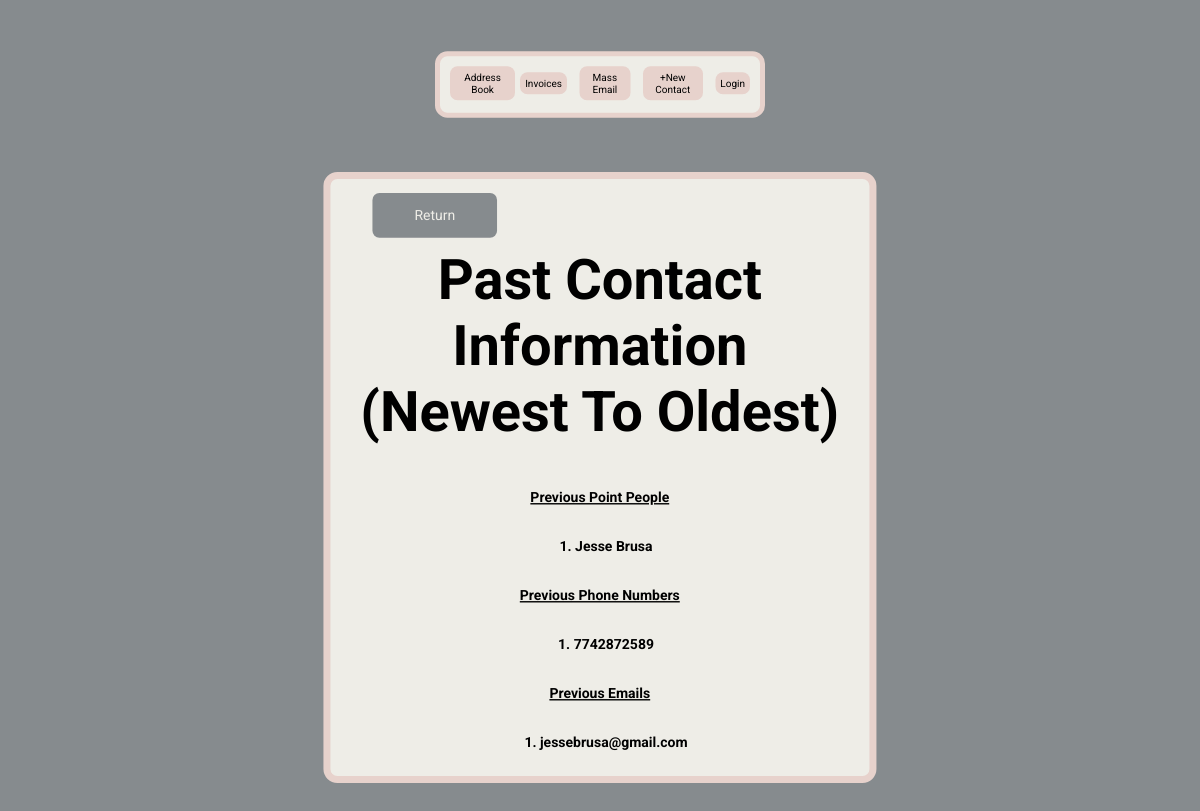
Before: /previous-contact-data/1 with the older database file.
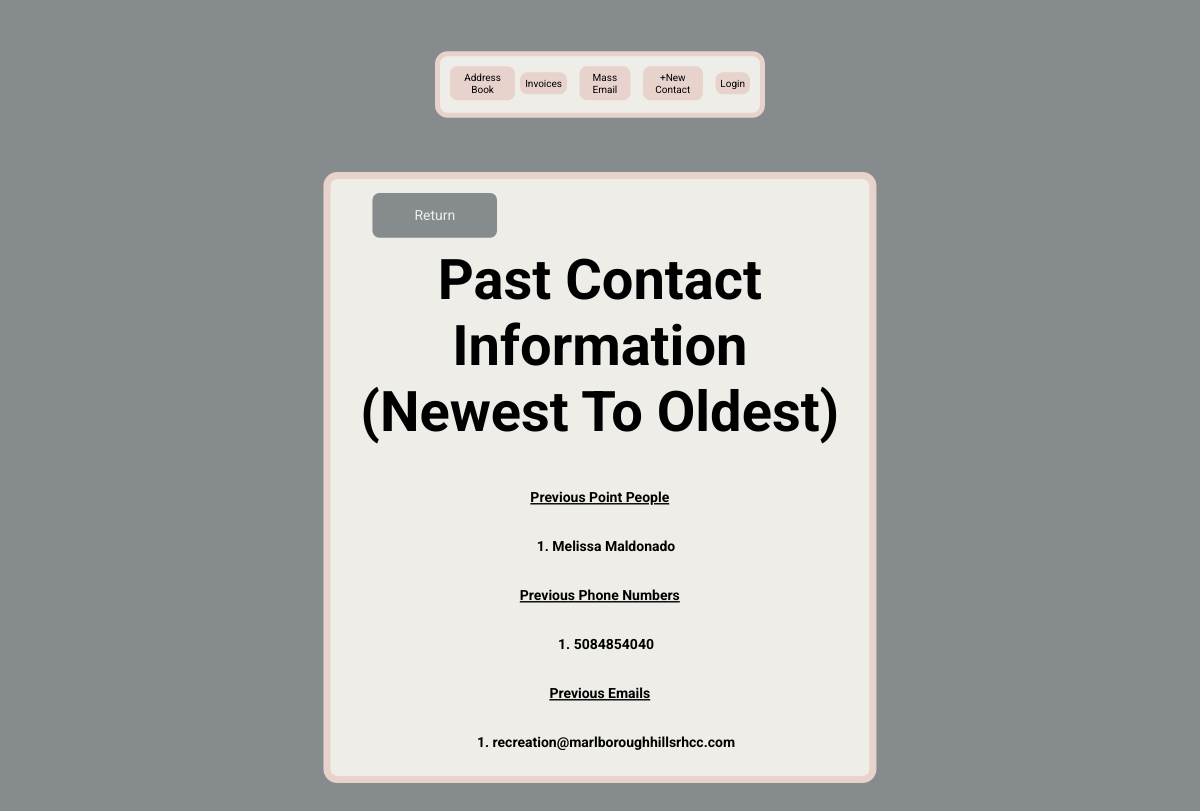
After: the same page with the newer database file.
### main.py (models this page shows)
class ContactTable(db.Model):
    __tablename__ = 'contact_table'
    id = db.Column(db.Integer, primary_key=True)
    contact_person = db.Column(db.String(250), nullable=False)
    data_base_id = db.Column(db.Integer, db.ForeignKey('database.id'))

class PhoneNumberTable(db.Model):
    __tablename__ = 'phone_number_table'
    id = db.Column(db.Integer, primary_key=True)
    phone_number = db.Column(db.String(250), nullable=False)
    data_base_id = db.Column(db.Integer, db.ForeignKey('database.id'))

class EmailTable(db.Model):
    __tablename__ = 'email_table'
    id = db.Column(db.Integer, primary_key=True)
    email = db.Column(db.String(250))
    data_base_id = db.Column(db.Integer, db.ForeignKey('database.id'))

### main.py (the view)
@app.route('/previous-contact-data/<int:id>')
def previous_contact(id):
    facility = DataBase.query.filter_by(id=id).first()
    contact_list = return_list(facility.contact_person, 'contact_person')
    phone_list = return_list(facility.phone_number, 'phone_number')
    email_list = return_list(facility.email, 'email')
    return render_template('previous.html', id=id, contact_list=contact_list,
                           phone_list=phone_list, email_list=email_list)

### resources.py (called while the page is built)
def return_list(facility_object, table_variable):
    if facility_object:
        return [getattr(item, table_variable) for item in facility_object]
    else:
        return None

### templates/previous.html
{% include 'header.html' %}
<body>
    <div class="formContainerColumn">
        <div class="returnContainer">
            <a href="{{ url_for('facility_page', id=id) }}">Return</a>
        </div>
        <h1>Past Contact Information<br>(Newest To Oldest)</h1>
        {% if contact_list %}
            <h2><u>Previous Point People</u></h2>
            <div class="previousList">
                <ol>
                    {% for contact in contact_list %}
                    <h3><li>{{ contact }}</li></h3>
                    {% endfor %}
                </ol>
            </div>
        {% endif %}
        {% if phone_list %}
            <h2><u>Previous Phone Numbers</u></h2>
            <div class="previousList">
                <ol>
                    {% for phone in phone_list %}
                        <h3><li>{{ phone }}</li></h3>
                    {% endfor %}
                </ol>
            </div>
        {% endif %}
        {% if email_list %}
            <h2><u>Previous Emails</u></h2>
            <div class="previousList">
                <ol>
                    {% for email in email_list %}
                        <h3><li>{{ email }}</li></h3>
                    {% endfor %}
                </ol>
            </div>
        {% endif %}
    </div>
</body>
</html>

### templates/header.html (shortened to what this page needs)
<!DOCTYPE html>
<html lang="en">
<head>
    <link rel="stylesheet" href="{{ url_for('static', filename='../static/css/stylesheet.css') }}">
</head>
<body>
    <div class="centerNav">
        <div class="navBarContainer">
            <div>
                <div>
                    <a href="{{ url_for('home') }}">Address Book</a>
                </div>
            </div>
            <div class="rightNavItems">
                <div>
                    <a href="{{ url_for('invoice_list') }}">Invoices</a>
                </div>
                <div>
                    <a href="{{ url_for('mass_email_page') }}">Mass Email</a>
                </div>
                <div>
                    <a href="{{ url_for('form') }}">+New Contact</a>
                </div>
                {% if current_user.is_authenticated %}
                    <div>
                        <a href="{{ url_for('logout') }}">Logout</a>
                    </div>
                {% else %}
                    <div>
                        <a href="{{ url_for('login_page') }}">Login</a>
                    </div>
                {% endif %}
            </div>
        </div>
    </div>
</body>
</html>

### static/css/stylesheet.css (style rules this page uses)
html, body { overflow-x: hidden; font-family: 'Roboto', sans-serif; }
.navBarContainer { width: 95%; margin: 10px; margin-left: auto; margin-right: auto; background-color: #EEEDE7; border-radius: 25px; padding: 20px; border: 10px solid #E7D2CC; display: flex; justify-content: space-between; align-items: center; font-size: 30px; }
.navBarContainer a { text-decoration: none; color: black; background-color: #E7D2CC; padding: 10px; border-radius: 15px; display: flex; }
.rightNavItems { display: flex; justify-content: flex-end; align-items: center; gap: 25px; }
body { background-color: #868B8E; font-family: 'Roboto', sans-serif; box-sizing: border-box; }
h1 { font-size: 80px; text-align: center; }
.formContainerColumn { display: flex; flex-direction: column; width: 65%; min-width: 475px; margin-bottom: 20px; margin-top: 20px; margin-left: auto; margin-right: auto; background-color: #EEEDE7; border-radius: 20px; border: 10px solid #E7D2CC; }
h2 { font-size: 40px; margin: 10px; }
.returnContainer { margin: 40px 60px -20px 60px; }
.returnContainer a { text-decoration: none; color: #EEEDE7; background-color: #868B8E; border-radius: 10px; padding: 20px 60px; font-size: 20px; }
h2 { text-align: center; font-size: 35px; }
h3 { font-size: 30px; }
.previousList { display: flex; justify-content: center; }
.centerNav { width: 100%; display: flex; justify-content: center; }
@media only screen and (max-width: 1200px) { h2 { font-size: 20px; } }
@media only screen and (max-width: 1200px) { h3 { font-size: 20px; } }
@media only screen and (max-width: 1200px) { .navBarContainer { transform: scale(.5); gap: 10px; width: 600px; } }
@media only screen and (max-width: 1200px) { .navBarContainer a { font-size: 20px; text-align: center; margin-bottom: 5px; } }
@media only screen and (max-width: 1200px) { .formContainerColumn { transform: scale(.7); margin-top: -120px; } }

Changed rows visible on the page:
changed ContactTable: contact_person "Jesse Brusa" → "Melissa Maldonado"
changed PhoneNumberTable: phone_number "7742872589" → "5084854040"
changed EmailTable: email "jessebrusa@gmail.com" → "recreation@marlboroughhillsrhcc.com"
